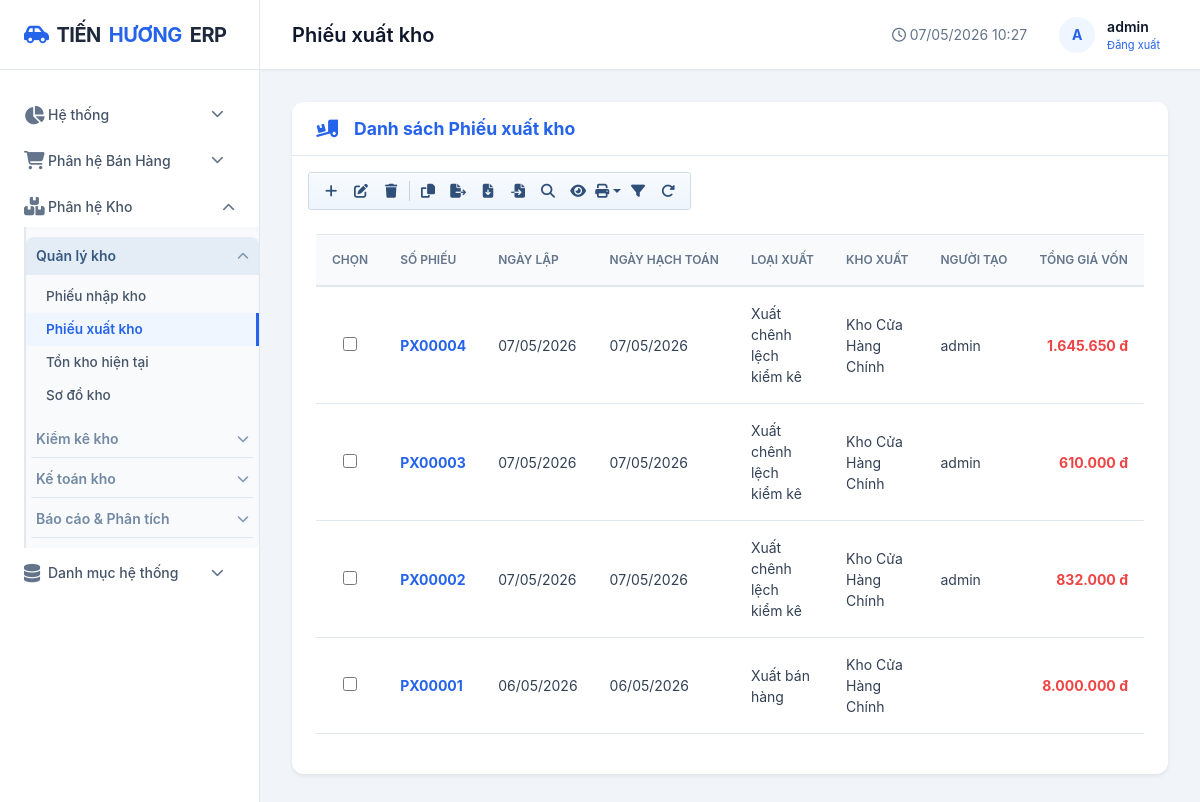
/kho/xuat/ (signed in), run on the app's committed database.
### apps/kho/models.py (models this page shows, shortened)
class PhieuXuat(AccountingPeriodLockMixin, models.Model):
    accounting_period_date_field = 'ngay_hach_toan'
    accounting_period_label = 'phiếu xuất kho'
    LOAI_XUAT = [
        ('ban_hang', 'Xuất bán hàng'),
        ('tra_ncc', 'Trả nhà cung cấp'),
        ('noi_bo', 'Xuất nội bộ'),
        ('hu_hong', 'Hư hỏng / Hao hụt'),
        ('kiem_ke', 'Xuất chênh lệch kiểm kê'),
    ]
    TRANG_THAI = [
        ('1', '1 - Lập phiếu'),
        ('2', '2 - Sổ kho'),
        ('3', '3 - Sổ cái'),
    ]
    so_phieu = models.CharField(max_length=30, unique=True, verbose_name='Số phiếu xuất')
    ngay_lap = models.DateField(default=datetime.date.today, verbose_name='Ngày lập')
    ngay_hach_toan = models.DateField(default=datetime.date.today, verbose_name='Ngày hạch toán')
    ngay_chung_tu = models.DateField(default=datetime.date.today, verbose_name='Ngày chứng từ')
    ngay_xuat = models.DateField(default=datetime.date.today, verbose_name='Ngày xuất')
    loai_xuat = models.CharField(max_length=20, choices=LOAI_XUAT, default='ban_hang',
                                  verbose_name='Loại xuất')
    kho = models.ForeignKey(Kho, on_delete=models.PROTECT, verbose_name='Kho xuất')
    tong_gia_von = models.DecimalField(max_digits=18, decimal_places=0, default=0,
                                        verbose_name='Tổng giá vốn')
    trang_thai = models.CharField(max_length=20, choices=TRANG_THAI, default='1',
                                   verbose_name='Trạng thái')
    nguoi_tao = models.ForeignKey(User, on_delete=models.SET_NULL, null=True,
                                   verbose_name='Người tạo')
    ghi_chu = models.TextField(blank=True, verbose_name='Ghi chú')
    ngay_tao = models.DateTimeField(auto_now_add=True)
    class Meta:
        db_table = 'kho_phieuxuat'
        verbose_name = 'Phiếu xuất kho'
        ordering = ['-ngay_hach_toan', '-ngay_lap', '-ngay_tao']

### apps/danh_muc/models.py (models this page shows, shortened)
class Kho(models.Model):
    ma_kho = models.CharField(max_length=10, unique=True, verbose_name="Mã kho")
    ten_kho = models.CharField(max_length=100, verbose_name="Tên kho")
    dia_chi = models.CharField(max_length=200, blank=True, verbose_name="Địa chỉ")
    trang_thai = models.BooleanField(default=True, verbose_name="Hoạt động")
    class Meta:
        db_table = "core_kho"
        verbose_name = "Kho"
        ordering = ["ma_kho"]

### apps/kho/views.py (the view)
# urls.py: path('xuat/', views.phieu_xuat_list, name='phieu_xuat_list'),
@login_required
def phieu_xuat_list(request):
    q = request.GET.get('q', '')
    kho_filter = request.GET.get('kho', '')
    trang_thai_filter = request.GET.get('trang_thai', '')
    items = PhieuXuat.objects.select_related('kho')
    if q:
        items = items.filter(so_phieu__icontains=q)
    if kho_filter:
        items = items.filter(kho_id=kho_filter)
    if trang_thai_filter in ('1', '2', '3'):
        items = items.filter(trang_thai=trang_thai_filter)
    context = {
        'items': items[:50],
        'q': q,
        'kho_list': Kho.objects.filter(trang_thai=True),
        'kho_filter': kho_filter,
        'trang_thai_filter': trang_thai_filter,
        'page_title': 'Phiếu xuất kho',
        'active_menu': 'phieu_xuat',
    }
    return render(request, 'kho/phieu_xuat_list.html', context)

### apps/ban_hang/templatetags/money_filters.py (called while the page is built)
def _to_decimal(value):
    if value in (None, ''):
        return Decimal('0')
    if isinstance(value, Decimal):
        return value
    try:
        return Decimal(str(value).replace(',', '').strip())
    except (InvalidOperation, AttributeError, ValueError):
        return Decimal('0')

@register.filter(name='vnd')
def vnd(value):
    amount = int(_to_decimal(value).quantize(Decimal('1')))
    return f'{amount:,}'.replace(',', '.')

### templates/kho/phieu_xuat_list.html (shortened to what this page needs)
{% extends 'base.html' %}
{% load humanize %}
{% load money_filters %}
{% block content %}
<div class="card bg-white shadow-sm border-0 rounded-4">
    <div class="card-header bg-white border-bottom d-flex justify-content-between align-items-center py-3">
        <h5 class="card-title text-primary m-0 fw-bold">
            <i class="fas fa-truck-loading me-2 text-primary"></i> Danh sách Phiếu xuất kho
        </h5>
    </div>
    <div class="px-3 pt-3">
        <div class="erp-toolbar" role="toolbar" aria-label="Thanh thao tác phiếu xuất">
            <a href="{% url 'phieu_xuat_them' %}" class="erp-toolbar-btn" title="Thêm mới" aria-label="Thêm mới"><i class="fas fa-plus"></i></a>
            <button type="button" class="erp-toolbar-btn" id="btnXuatEdit" title="Sửa" aria-label="Sửa"><i class="fas fa-pen-to-square"></i></button>
            <button type="button" class="erp-toolbar-btn" id="btnXuatDelete" title="Xóa" aria-label="Xóa"><i class="fas fa-trash"></i></button>
            <button type="button" class="erp-toolbar-btn" id="btnXuatCopy" title="Chép dữ liệu" aria-label="Chép dữ liệu"><i class="fas fa-copy"></i></button>
            <a href="{% url 'phieu_xuat_export_data' %}?{{ request.GET.urlencode }}" class="erp-toolbar-btn" title="Kết xuất dữ liệu" aria-label="Kết xuất dữ liệu"><i class="fas fa-file-export"></i></a>
            <a href="{% url 'phieu_xuat_export_template' %}" class="erp-toolbar-btn" title="Tải tệp xuống (mẫu)" aria-label="Tải tệp xuống (mẫu)"><i class="fas fa-file-arrow-down"></i></a>
            <button type="button" class="erp-toolbar-btn" id="btnXuatImport" title="Đẩy dữ liệu lên" aria-label="Đẩy dữ liệu lên"><i class="fas fa-file-import"></i></button>
            <button type="button" class="erp-toolbar-btn" id="btnXuatSearch" title="Tìm" aria-label="Tìm"><i class="fas fa-magnifying-glass"></i></button>
            <button type="button" class="erp-toolbar-btn" id="btnXuatView" title="Xem" aria-label="Xem"><i class="fas fa-eye"></i></button>
            <div class="btn-group">
                <button type="button" class="erp-toolbar-btn dropdown-toggle" data-bs-toggle="dropdown" title="In" aria-label="In"><i class="fas fa-print"></i></button>
            </div>
            <button type="button" class="erp-toolbar-btn" id="btnXuatQuery" title="Truy vấn" aria-label="Truy vấn"><i class="fas fa-filter"></i></button>
            <button type="button" class="erp-toolbar-btn" onclick="window.location.reload()" title="Làm mới" aria-label="Làm mới"><i class="fas fa-rotate-right"></i></button>
        </div>
    </div>
    <div class="card-body">
        <div class="table-responsive">
            <table class="table table-hover align-middle">
                <thead class="table-light text-muted" style="font-size: 0.85rem; text-transform: uppercase;">
                    <tr>
                        <th class="fw-semibold" style="width:42px;">Chọn</th>
                        <th class="fw-semibold">Số phiếu</th>
                        <th class="fw-semibold">Ngày lập</th>
                        <th class="fw-semibold">Ngày hạch toán</th>
                        <th class="fw-semibold">Loại xuất</th>
                        <th class="fw-semibold">Kho xuất</th>
                        <th class="fw-semibold">Người tạo</th>
                        <th class="text-end fw-semibold">Tổng giá vốn</th>
                    </tr>
                </thead>
                <tbody class="border-top-0">
                    {% for item in items %}
                    <tr>
                        <td class="text-center"><input type="checkbox" name="selected_xuat" class="erp-row-select" value="{{ item.pk }}" data-detail-url="{% url 'phieu_xuat_detail' item.pk %}" data-edit-url="{% url 'phieu_xuat_sua' item.pk %}" data-delete-url="{% url 'phieu_xuat_xoa' item.pk %}"></td>
                        <td>
                            <a href="{% url 'phieu_xuat_detail' item.pk %}" class="fw-bold text-decoration-none text-primary">{{ item.so_phieu }}</a>
                        </td>
                        <td>{{ item.ngay_lap|date:"d/m/Y" }}</td>
                        <td>{{ item.ngay_hach_toan|date:"d/m/Y" }}</td>
                        <td>{{ item.get_loai_xuat_display }}</td>
                        <td>{{ item.kho.ten_kho }}</td>
                        <td>{{ item.nguoi_tao.username }}</td>
                        <td class="text-end text-danger fw-bold">{{ item.tong_gia_von|vnd }} đ</td>
                    </tr>
                    {% endfor %}
                </tbody>
            </table>
        </div>
    </div>
</div>
{% endblock %}

### templates/base.html (shortened to what this page needs)
<!DOCTYPE html>
<html lang="vi">
<head>
    <link rel="stylesheet" href="https://cdnjs.cloudflare.com/ajax/libs/font-awesome/6.4.0/css/all.min.css">
    <link href="https://cdn.jsdelivr.net/npm/bootstrap@5.3.0/dist/css/bootstrap.min.css" rel="stylesheet">
    <link rel="stylesheet" href="/static/css/style.css?v=6">
</head>
<body>
    <div class="app-container">
        <aside class="sidebar">
            <div class="sidebar-header">
                <a href="{% url 'dashboard' %}" class="logo">
                    <i class="fas fa-car-side" style="color: var(--accent-color);"></i>
                    TIẾN <span>HƯƠNG</span> ERP
                </a>
            </div>
            <nav class="sidebar-nav">
                <div class="nav-item {% if active_menu == 'dashboard' or active_menu == 'so_cai' or active_menu == 'so_nhat_ky_chung' or active_menu == 'ky_ke_toan' %}open{% endif %}">
                    <a href="#" class="nav-link dropdown-toggle" onclick="toggleSubmenu(event, this)">
                        <i class="fas fa-chart-pie"></i> Hệ thống
                        <i class="fas fa-chevron-down ms-auto"></i>
                    </a>
                </div>
                <div class="nav-item ">
                    <a href="#" class="nav-link dropdown-toggle" onclick="toggleSubmenu(event, this)">
                        <i class="fas fa-shopping-cart"></i> Phân hệ Bán Hàng
                        <i class="fas fa-chevron-down ms-auto"></i>
                    </a>
                </div>
                <div class="nav-item {% if active_menu == 'ton_kho' or active_menu == 'phieu_nhap' or active_menu == 'phieu_xuat' or active_menu == 'kiem_ke' or active_menu == 'bao_cao_xnt' or active_menu == 'so_chi_tiet_hang_hoa' or active_menu == 'bao_cao_ton_hien_tai' or active_menu == 'bao_cao_kho' or active_menu == 'tinh_gia_xuat' or active_menu == 'doi_chieu_kho' or active_menu == 'so_do_kho' %}open{% endif %}">
                    <a href="#" class="nav-link dropdown-toggle" onclick="toggleSubmenu(event, this)">
                        <i class="fas fa-boxes"></i> Phân hệ Kho
                        <i class="fas fa-chevron-down ms-auto"></i>
                    </a>
                    <div class="submenu">
                        <div class="warehouse-group {% if active_menu == 'phieu_nhap' or active_menu == 'phieu_xuat' or active_menu == 'ton_kho' or active_menu == 'so_do_kho' %}open{% endif %}">
                            <button type="button" class="warehouse-group-toggle" onclick="toggleWarehouseGroup(event, this)">
                                <span>Quản lý kho</span>
                                <i class="fas fa-chevron-down"></i>
                            </button>
                            <div class="warehouse-group-body">
                                <a href="{% url 'phieu_nhap_list' %}" class="submenu-link {% if active_menu == 'phieu_nhap' %}active{% endif %}">Phiếu nhập kho</a>
                                <a href="{% url 'phieu_xuat_list' %}" class="submenu-link {% if active_menu == 'phieu_xuat' %}active{% endif %}">Phiếu xuất kho</a>
                                <a href="{% url 'ton_kho_list' %}" class="submenu-link {% if active_menu == 'ton_kho' %}active{% endif %}">Tồn kho hiện tại</a>
                                <a href="{% url 'so_do_kho' %}" class="submenu-link {% if active_menu == 'so_do_kho' %}active{% endif %}">Sơ đồ kho</a>
                            </div>
                        </div>
                        <div class="warehouse-group {% if active_menu == 'kiem_ke' %}open{% endif %}">
                            <button type="button" class="warehouse-group-toggle" onclick="toggleWarehouseGroup(event, this)">
                                <span>Kiểm kê kho</span>
                                <i class="fas fa-chevron-down"></i>
                            </button>
                        </div>
                        <div class="warehouse-group {% if active_menu == 'tinh_gia_xuat' %}open{% endif %}">
                            <button type="button" class="warehouse-group-toggle" onclick="toggleWarehouseGroup(event, this)">
                                <span>Kế toán kho</span>
                                <i class="fas fa-chevron-down"></i>
                            </button>
                        </div>
                        <div class="warehouse-group {% if active_menu == 'bao_cao_xnt' or active_menu == 'bao_cao_ton_hien_tai' or active_menu == 'so_chi_tiet_hang_hoa' %}open{% endif %}">
                            <button type="button" class="warehouse-group-toggle" onclick="toggleWarehouseGroup(event, this)">
                                <span>Báo cáo & Phân tích</span>
                                <i class="fas fa-chevron-down"></i>
                            </button>
                        </div>
                    </div>
                </div>
                <div class="nav-item ">
                    <a href="#" class="nav-link dropdown-toggle" onclick="toggleSubmenu(event, this)">
                        <i class="fas fa-database"></i> Danh mục hệ thống
                        <i class="fas fa-chevron-down ms-auto"></i>
                    </a>
                </div>
            </nav>
        </aside>
        <main class="main-wrapper">
            <header class="header">
                <div class="header-title">{{ page_title }}</div>
                <div class="header-right">
                    <span class="text-muted"><i class="far fa-clock"></i> {% now "d/m/Y H:i" %}</span>
                    <div class="user-menu">
                        <div class="avatar">
                            {{ user.username|make_list|first|upper|default:"A" }}
                        </div>
                        <div>
                            <div class="fw-semibold">{{ user.username }}</div>
                            <div style="font-size: 11px; color: var(--text-muted);">
                                <form action="{% url 'logout' %}" method="post" style="display:inline;">
                                    <button type="submit" style="background:none; border:none; color:var(--accent-color); cursor:pointer;">Đăng xuất</button>
                                </form>
                            </div>
                        </div>
                    </div>
                </div>
            </header>
            <div class="content">
                {% block content %}{% endblock %}
            </div>
        </main>
    </div>
</body>
</html>

### templates/base.html (style rules this page uses)
.erp-toolbar { display: flex; align-items: center; gap: 2px; padding: 4px 8px; background: linear-gradient(180deg, #f8fbff 0%, #edf4fb 100%); border: 1px solid #cfdced; border-radius: 3px; box-shadow: inset 0 1px 0 rgba(255,255,255,0.85); width: fit-content; flex-wrap: wrap; }
.erp-toolbar-btn { width: 28px; height: 28px; display: inline-flex; align-items: center; justify-content: center; border: 1px solid transparent; border-radius: 2px; background: transparent; color: #2f4f79; text-decoration: none; cursor: pointer; transition: all .12s ease; }
.erp-row-select { width: 14px; height: 14px; accent-color: #2f66eb; cursor: pointer; }
.sidebar .nav-link.dropdown-toggle::after { display: none !important; }
.warehouse-group { margin: 2px 0; border-radius: 8px; overflow: hidden; }
.warehouse-group-toggle { width: 100%; border: 0; background: transparent; color: #7389a4; font-size: 14px; font-weight: 600; display: flex; align-items: center; justify-content: space-between; padding: 8px 10px; cursor: pointer; border-bottom: 1px solid rgba(120, 147, 176, 0.18); transition: background-color .15s ease, color .15s ease; }
.warehouse-group-toggle i { font-size: 12px; transition: transform .15s ease; color: #7f95b0; }
.warehouse-group-body { display: none; padding: 4px 0 6px; }
.warehouse-group.open .warehouse-group-body { display: block; }
.warehouse-group.open .warehouse-group-toggle { background: rgba(56, 114, 181, 0.1); color: #375a81; border-bottom-color: transparent; }
.warehouse-group.open .warehouse-group-toggle i { transform: rotate(180deg); }

### data on the page
PhieuXuat: so_phieu "PX00004", ngay_lap "07/05/2026", ngay_hach_toan "07/05/2026", loai_xuat "Xuất chênh lệch kiểm kê", kho.ten_kho "Kho Cửa Hàng Chính", nguoi_tao.username "admin", tong_gia_von|vnd "1.645.650"
PhieuXuat: so_phieu "PX00003", ngay_lap "07/05/2026", ngay_hach_toan "07/05/2026", loai_xuat "Xuất chênh lệch kiểm kê", kho.ten_kho "Kho Cửa Hàng Chính", nguoi_tao.username "admin", tong_gia_von|vnd "610.000"
PhieuXuat: so_phieu "PX00002", ngay_lap "07/05/2026", ngay_hach_toan "07/05/2026", loai_xuat "Xuất chênh lệch kiểm kê", kho.ten_kho "Kho Cửa Hàng Chính", nguoi_tao.username "admin", tong_gia_von|vnd "832.000"
PhieuXuat: so_phieu "PX00001", ngay_lap "06/05/2026", ngay_hach_toan "06/05/2026", loai_xuat "Xuất bán hàng", kho.ten_kho "Kho Cửa Hàng Chính", tong_gia_von|vnd "8.000.000"

### other printed values
{{ page_title }} "Phiếu xuất kho"
{{ user.username|make_list|first|upper|default:"A" }} "A"
{{ user.username }} "admin"
